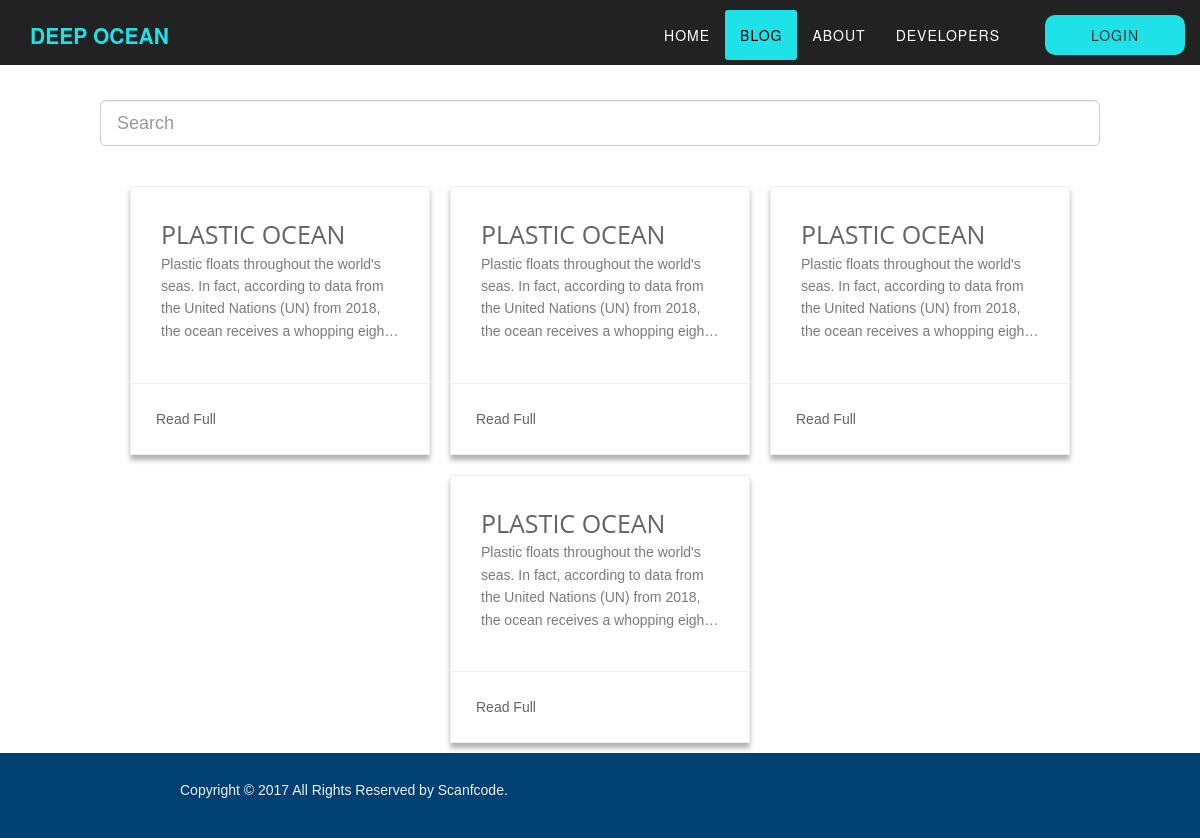
The page /blog.php on the database as committed earlier.
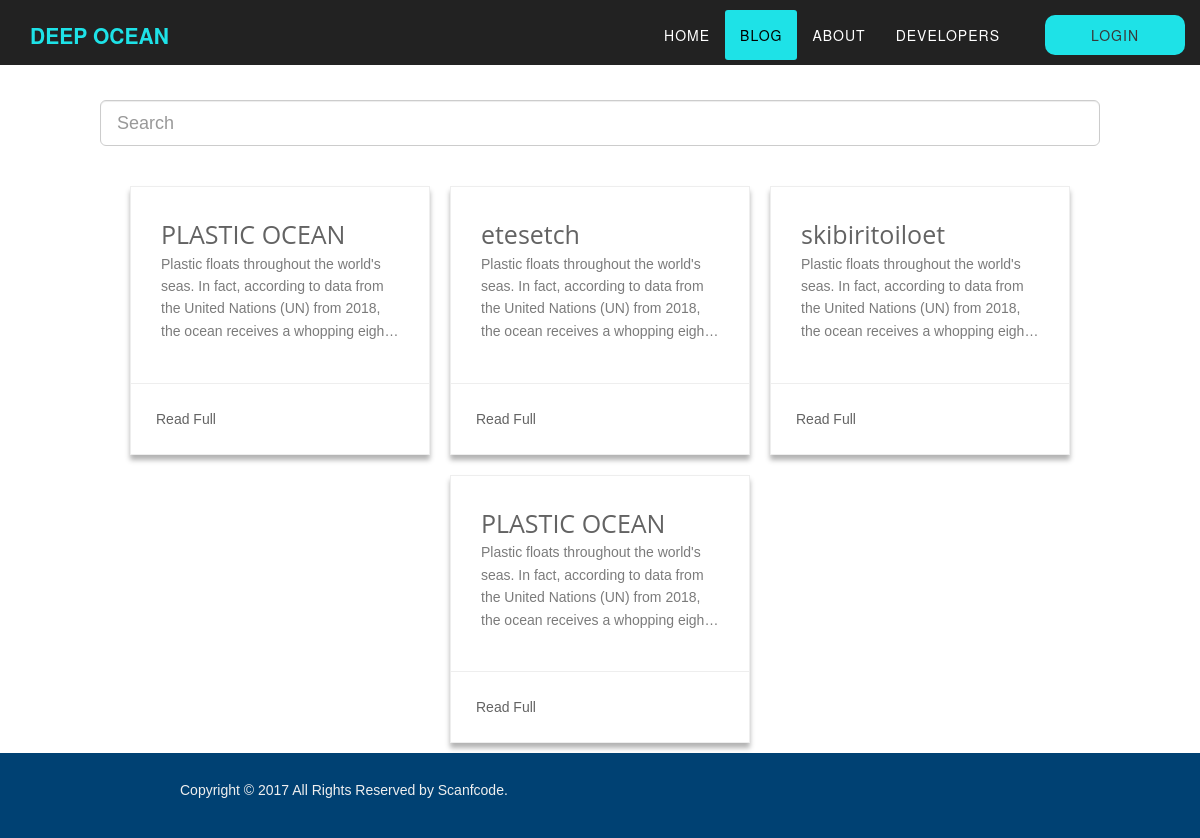
The same page on the database as committed later.
### tables this page shows
CREATE TABLE `texts` (
  `eCodeTexts` int(11) NOT NULL,
  `tContenidoTexts` varchar(1000) NOT NULL,
  `ePosicionTexts` int(11) NOT NULL,
  `epublicacionTexts` int(11) NOT NULL
);

CREATE TABLE `publicaciones` (
  `eCodePublicaciones` int(11) NOT NULL,
  `eUserPublicaciones` int(11) NOT NULL,
  `tTitlePublicaciones` varchar(100) NOT NULL,
  `fCreationPublicaciones` datetime NOT NULL,
  `fUpdatePublicaciones` datetime DEFAULT NULL,
  `eUpdatePublicaciones` int(11) DEFAULT NULL,
  `eCategoriaPublicaciones` int(11) NOT NULL
);

### db/conexion.php (called while the page is built)
<?php
	class Conexion
	{
        private $host;
        private $db;
        private $user;
        private $password;
        private $charset;
        public function __construct(){
            $this->host     = "localhost";
            $this->db       = "pag_pi";
            $this->user     = "root";
            $this->password = "";
            $this->charset  = "utf8mb4";
        }
        function connect(){
            try{
                $connection = "mysql:host=" . $this->host . ";dbname=". $this->db . ";charset=" . $this->charset;
                $options = [
                    PDO::ATTR_ERRMODE           => PDO::ERRMODE_EXCEPTION,
                    PDO::ATTR_EMULATE_PREPARES  => false,
                ];
                $pdo = new PDO($connection, $this->user, $this->password, $options);
                return $pdo;
            }catch(PDOException $e){
                print_r("Error connection: " . $e-> getMessage());
            }
        }
	}
?>

### db/peticiones/blog.php (called while the page is built, shortened)
<?php
include ("./db/Conexion.php");
class Contacto extends Conexion {
    public function obtenerTodasLasPublicaciones() {
        $query = $this->connect()->query("SELECT p.eCodePublicaciones, p.tTitlePublicaciones, t.tContenidoTexts
        FROM publicaciones p
        INNER JOIN texts t On t.ePublicacionTexts = p.eCodePublicaciones
        WHERE t.ePosicionTexts = 1
        ORDER BY p.eCodePublicaciones DESC;
        ");
        $query->execute();
        if ($query->rowCount()){
            $count = 1;
            foreach ($query as $contenido) {
                $datos['publicacion' . $count] = [
                    'eCodePublicaciones'        =>  $contenido['eCodePublicaciones'],
                    'tTitlePublicaciones'       =>  $contenido['tTitlePublicaciones'],
                    'tContenidoTexts'   =>  $contenido['tContenidoTexts']
                ];
                $count++;
            }
            return $datos;
        } else {
            return false;
        }
    }
}
?>

### blog.php (the view, shortened to what this page needs)
<?php
    include("db/peticiones/blog.php");
    $contacto = new Contacto();
?>
<!DOCTYPE html>
<html lang="en">
    <head>
        <link rel="stylesheet" href="//ajax.googleapis.com/ajax/libs/jqueryui/1.11.2/themes/smoothness/jquery-ui.css">
        <link rel="stylesheet" href="//maxcdn.bootstrapcdn.com/bootstrap/3.2.0/css/bootstrap.min.css">
        <link rel="stylesheet" href="https://startbootstrap.com/templates/agency/font-awesome-4.1.0/css/font-awesome.min.css">
        <link rel="stylesheet" href="./css/style_navBar.css">
        <link rel="stylesheet" href="./css/style_default.css">
        <link rel="stylesheet" href="./css/style_blog.css">
        <link rel="stylesheet" href="./css/style_footer.css">
    </head>
    <body>
        <header>
            <?php include 'views/navBar.php'; ?>
        </header>
        <section class="container-search">
            <input class="form-control input-lg" type="text" placeholder="Search">
        </section>
        <section class="cards">
        <?php
            $publicaciones = $contacto->obtenerTodasLasPublicaciones();
            if ($publicaciones != false){
                foreach ($publicaciones as $publicacion) {
                    ?>
                        <div class="basic-card basic-card-light">
                            <div class="card-content">
                                <span class="card-title"> <?php echo $publicacion['tTitlePublicaciones']; ?> </span>
                                <p class="card-text">
                                    <?php echo $publicacion['tContenidoTexts']; ?>
                                </p>
                            </div>
                            <div class="card-link">
                                <a href="<?php echo "post?post=" . $publicacion['eCodePublicaciones'] ?>" title="Read Full"><span>Read Full</span></a>
                            </div>
                        </div>
                    <?php
                }
            } else {
                echo "<h1>No hay publicaciones</h1>";
            }
        ?>
        </section>
        <?php include 'views/footer.php'; ?>
    </body>
</html>

### views/navBar.php (shortened to what this page needs)
<?php
    $pagina_actual = basename($_SERVER['PHP_SELF']);
?>
    <nav class="navbar navbar-default navbar-fixed-top navbar-shrink">
        <div class="container">
            <div class="navbar-header page-scroll">
                <a class="navbar-brand page-scroll" href="#page-top">DEEP OCEAN</a>
            </div>
            <div class="collapse navbar-collapse" id="bs-example-navbar-collapse-1">
                <ul class="nav navbar-nav navbar-right">
                    <li class=" <?php if ($pagina_actual == "index.php"){ echo'active'; } ?>">
                        <a class="page-scroll" href="./">Home</a>
                    </li>
                    <li class=" <?php if ($pagina_actual == "blog.php"){ echo'active'; } ?>">
                        <a class="page-scroll" href="./blog.php">Blog</a>
                    </li>
                    <li class=" <?php if ($pagina_actual == "about.php"){ echo'active'; } ?>">
                        <a class="page-scroll" href="./about.php">About</a>
                    </li>
                    <li class=" <?php if ($pagina_actual == "developers.php"){ echo'active'; } ?>">
                        <a class="page-scroll" href="./developers.php">Developers</a>
                    </li>
                    <?php
                        if (isset($_SESSION['idUser'])) {
                            echo '<li class="manage-container">
                                    <a class="page-scroll manage" href="./manage">Manage</a>
                                </li>
                                <li class="log-out-container">
                                    <a class="page-scroll log-out" href="./db/logout">Logout</a>
                                </li>';
                        } else {
                            echo '<li class="log-in-container">
                                    <a class="page-scroll log-in" href="./login">Login</a>
                                </li>';
                        }
                    ?>
                </ul>
            </div>
        </div>
    </nav>

### views/footer.php
<footer class="footer">
    <div class="col-1">
                <p class="copyright-text">Copyright &copy; 2017 All Rights Reserved by
                    <a href="#">Scanfcode</a>.
                </p>
</footer>

### css/style_navBar.css (style rules this page uses)
body { overflow-x: hidden; font-family: "Roboto Slab", "Helvetica Neue", Helvetica, Arial, sans-serif; min-height: 100vh; display: flex; flex-direction: column; }
p { font-size: 14px; line-height: 1.75; }
a, a:hover, a:focus, a:active, a.active { outline: 0; }
a { color: #1ee2e7; }
.navbar-default { font-weight: bold; }
.navbar-default { border-color: transparent; background-color: #222; }
.navbar-default .navbar-brand { font-family: "Kaushan Script", "Helvetica Neue", Helvetica, Arial, cursive; color: #1ee2e7; }
.navbar-default .navbar-collapse { border-color: rgba(255, 255, 255, 0.02); }
.navbar-default .nav li a { text-transform: uppercase; font-family: Montserrat, "Helvetica Neue", Helvetica, Arial, sans-serif; font-weight: 400; letter-spacing: 1px; color: #fff; transition: all .3s; }
.navbar-default .navbar-nav > .active > a { border-radius: 0; color: #000000; background-color: #1ee2e7; transition: all .3s; }
.log-in { background-color: #1ee2e7; border-radius: 10px; color: #383838 !important; transition: .3s all; margin-left: 3rem; }
.log-in, .log-out, .manage { margin-top: .5rem; padding: 1rem .5rem !important; }
.manage-container, .log-in-container, .log-out-container { margin-left: 2rem !important; }
.log-in-container, .log-out-container, .manage-container { margin: 0 auto; float: left; width: 150px; text-align: center; margin-bottom: 1rem; }
.log-in-container a, .log-out-container a, .manage-container a { margin-left: 1rem; }
header { max-height: 65px; height: 100%; }
@media (min-width: 768px) { nav { display: inline-block !important; max-height: 65px; } }
@media (min-width: 768px) { .navbar-default { padding: 25px 0; border: 0; background-color: transparent; -webkit-transition: padding 0.3s; -moz-transition: padding 0.3s; transition: padding 0.3s; } }
@media (min-width: 768px) { .navbar-default .navbar-brand { font-size: 2em; -webkit-transition: all 0.3s; -moz-transition: all 0.3s; transition: all 0.3s; } }
@media (min-width: 768px) { .navbar-default .navbar-nav > .active > a { border-radius: 3px; } }
@media (min-width: 768px) { .navbar-default.navbar-shrink { padding: 10px 0; background-color: #222; } }
@media (min-width: 768px) { .navbar-default.navbar-shrink .navbar-brand { font-size: 1.5em; } }

### css/style_blog.css (style rules this page uses)
.container-search { margin: 0 auto; margin-top: 10rem; width: 1000px; }
.cards { margin: 0 auto; margin-top: 3rem; max-width: 1140px; display: flex; flex-wrap: wrap; justify-content: center; }
.basic-card { width:300px; position: relative; margin: 1rem; -webkit-box-shadow: 0px 5px 5px 0px rgba(0,0,0,0.3); -moz-box-shadow: 0px 5px 5px 0px rgba(0,0,0,0.3); -o-box-shadow: 0px 5px 5px 0px rgba(0,0,0,0.3); box-shadow: 0px 5px 5px 0px rgba(0,0,0,0.3); }
.basic-card .card-content { padding: 30px; }
.basic-card .card-title { font-size: 25px; font-family: 'Open Sans', sans-serif; }
.basic-card .card-text { line-height: 1.6; }
.basic-card .card-link { padding: 25px; width: -webkit-fill-available; }
.basic-card .card-link a { text-decoration: none; position: relative; padding: 10px 0px; }
.basic-card .card-link a:after { top: 30px; content: ""; display: block; height: 2px; left: 50%; position: absolute; width: 0; -webkit-transition: width 0.3s ease 0s, left 0.3s ease 0s; -moz-transition: width 0.3s ease 0s, left 0.3s ease 0s; -o-transition: width 0.3s ease 0s, left 0.3s ease 0s; transition: width 0.3s ease 0s, left 0.3s ease 0s; }
.basic-card-light { border: 1px solid #eee; }
.basic-card-light .card-title, .basic-card-light .card-link a { color: #636363; }
.basic-card-light .card-text { color: #7b7b7b; min-height: 90px; display: -webkit-box; -webkit-line-clamp: 4; -webkit-box-orient: vertical; overflow: hidden; }
.basic-card-light .card-link { border-top: 1px solid #eee; }
.basic-card-light .card-link a:after { background:#636363; }

### css/style_footer.css (style rules this page uses)
* { margin: 0; padding: 0; font-family: 'Poppins', sans-serif; box-sizing: border-box; }
.footer { margin-top: auto; width: 100%; padding: 2.5rem 15%; background: #004173; color: #efefef; display: flex; }
.col-1, .col-2, .col-3 { flex-grow: 1; text-align: left; }
.col-1 a { color: #efefef; }

Rows that differ between the two databases and show on the page:
changed through a linked row, texts: epublicacionTexts.tTitlePublicaciones "PLASTIC OCEAN" → "etesetch"
changed through a linked row, texts: epublicacionTexts.tTitlePublicaciones "PLASTIC OCEAN" → "skibiritoiloet"
